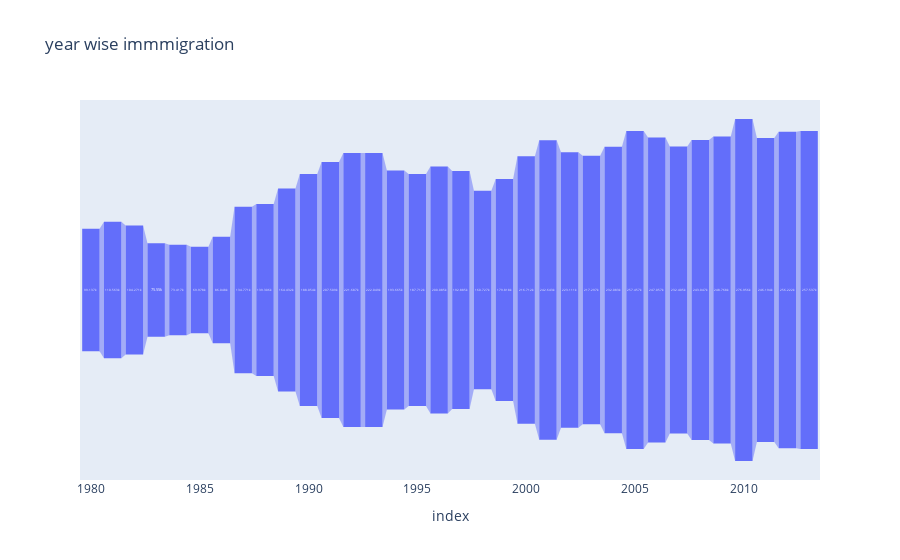

The notebook cell saved with this chart:
### Code cell
year_wise_trend = df[years].sum()
fig = px.funnel(year_wise_trend,year_wise_trend.index,year_wise_trend.values,title = "year wise immmigration")
fig.show()

### Figure 1 — Plotly figure (JSON) as saved in the notebook; plotly's stock layout.template omitted (floating-point values rounded to 4 significant figures)
{"data": [{"hovertemplate": "index=%{x}<br>y=%{y}<extra></extra>", "legendgroup": "", "marker": {"color": "#636efa"}, "name": "", "orientation": "v", "showlegend": false, "type": "funnel", "x": [1980, 1981, 1982, 1983, 1984, 1985, 1986, 1987, 1988, 1989, 1990, 1991, 1992, 1993, 1994, 1995, 1996, 1997, 1998, 1999, 2000, 2001, 2002, 2003, 2004, 2005, 2006, 2007, 2008, 2009, 2010, 2011, 2012, 2013], "xaxis": "x", "y": [99137, 110563, 104271, 75550, 73417, 69978, 86048, 134771, 139306, 164432, 188054, 207509, 221687, 222049, 193665, 187712, 200085, 192885, 160727, 179818, 216712, 242643, 223111, 217297, 232083, 257457, 247057, 232405, 243047, 248768, 276956, 246194, 256222, 257537], "yaxis": "y"}], "layout": {"legend": {"tracegroupgap": 0}, "title": {"text": "year wise immmigration"}, "xaxis": {"anchor": "y", "domain": [0, 1], "title": {"text": "index"}}, "yaxis": {"anchor": "x", "domain": [0, 1], "title": {"text": "y"}}}}
